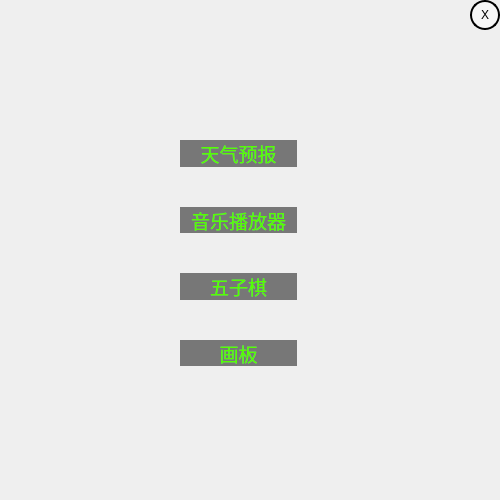
<?xml version="1.0" encoding="UTF-8"?>
<ui version="4.0">
 <class>choose</class>
 <widget class="QWidget" name="choose">
  <property name="geometry">
   <rect>
    <x>0</x>
    <y>0</y>
    <width>500</width>
    <height>500</height>
   </rect>
  </property>
  <property name="minimumSize">
   <size>
    <width>500</width>
    <height>500</height>
   </size>
  </property>
  <property name="maximumSize">
   <size>
    <width>779</width>
    <height>500</height>
   </size>
  </property>
  <property name="windowTitle">
   <string>Form</string>
  </property>
  <property name="windowIcon">
   <iconset resource="res.qrc">
    <normaloff>:/msg/菜单.png</normaloff>:/msg/菜单.png</iconset>
  </property>
  <widget class="QPushButton" name="pushButton">
   <property name="geometry">
    <rect>
     <x>470</x>
     <y>0</y>
     <width>30</width>
     <height>30</height>
    </rect>
   </property>
   <property name="minimumSize">
    <size>
     <width>30</width>
     <height>30</height>
    </size>
   </property>
   <property name="maximumSize">
    <size>
     <width>30</width>
     <height>30</height>
    </size>
   </property>
   <property name="styleSheet">
    <string notr="true">QPushButton {  
    background-color: rgba(255, 255, 255, 128); /* 半透明白色背景 */  
    border: 2px solid black; /* 黑色边框 */  
    border-radius: 15px; /* 圆形边框 */  
    padding: 5px; /* 内边距 */  
}  
QPushButton:hover {  
    background-color: rgba(255, 0, 0, 128); /* 鼠标悬停时变为半透明红色 */  
}  
QPushButton:pressed {  
    background-color: rgba(0, 0, 255, 128); /* 鼠标按下时变为半透明蓝色 */  
    border-style: inset; /* 按下时边框样式变为内嵌 */  
}</string>
   </property>
   <property name="text">
    <string>X</string>
   </property>
  </widget>
  <widget class="QWidget" name="layoutWidget">
   <property name="geometry">
    <rect>
     <x>180</x>
     <y>140</y>
     <width>117</width>
     <height>226</height>
    </rect>
   </property>
   <layout class="QVBoxLayout" name="verticalLayout">
    <property name="spacing">
     <number>40</number>
    </property>
    <item>
     <widget class="QPushButton" name="pushButton_2">
      <property name="font">
       <font>
        <family>Agency FB</family>
        <pointsize>14</pointsize>
       </font>
      </property>
      <property name="cursor">
       <cursorShape>PointingHandCursor</cursorShape>
      </property>
      <property name="styleSheet">
       <string notr="true">QPushButton {  
	
	color:rgb(85, 255, 0);
    background-color: rgba(0, 0, 0, 128);
    border: none; /* 去除边框 */  
}  
  
QPushButton:hover {  
	
	color: rgb(255, 0, 0);
    background-color: rgba(0, 0, 0, 50); /* 鼠标悬停时的背景色，半透明 */  
}  
  
QPushButton:pressed {  
    background-color: rgba(0, 0, 0, 100); /* 鼠标按下时的背景色，不透明 */  
}</string>
      </property>
      <property name="text">
       <string>天气预报</string>
      </property>
     </widget>
    </item>
    <item>
     <widget class="QPushButton" name="pushButton_3">
      <property name="font">
       <font>
        <family>Agency FB</family>
        <pointsize>14</pointsize>
       </font>
      </property>
      <property name="cursor">
       <cursorShape>PointingHandCursor</cursorShape>
      </property>
      <property name="styleSheet">
       <string notr="true">QPushButton {  
	
	color:rgb(85, 255, 0);
    background-color: rgba(0, 0, 0, 128);
    border: none; /* 去除边框 */  
}  
  
QPushButton:hover { 
	color: rgb(255, 0, 0); 
    background-color: rgba(0, 0, 0, 50); /* 鼠标悬停时的背景色，半透明 */  
}  
  
QPushButton:pressed {  
    background-color: rgba(0, 0, 0, 100); /* 鼠标按下时的背景色，不透明 */  
}</string>
      </property>
      <property name="text">
       <string>音乐播放器</string>
      </property>
     </widget>
    </item>
    <item>
     <widget class="QPushButton" name="pushButton_4">
      <property name="font">
       <font>
        <family>Agency FB</family>
        <pointsize>14</pointsize>
       </font>
      </property>
      <property name="cursor">
       <cursorShape>PointingHandCursor</cursorShape>
      </property>
      <property name="styleSheet">
       <string notr="true">QPushButton {  
	
	color:rgb(85, 255, 0);
    background-color: rgba(0, 0, 0, 128);
    border: none; /* 去除边框 */  
}  
  
QPushButton:hover { 
	color: rgb(255, 0, 0); 
    background-color: rgba(0, 0, 0, 50); /* 鼠标悬停时的背景色，半透明 */  
}  
  
QPushButton:pressed {  
    background-color: rgba(0, 0, 0, 100); /* 鼠标按下时的背景色，不透明 */  
}</string>
      </property>
      <property name="text">
       <string>五子棋</string>
      </property>
     </widget>
    </item>
    <item>
     <widget class="QPushButton" name="pushButton_5">
      <property name="font">
       <font>
        <family>Agency FB</family>
        <pointsize>14</pointsize>
       </font>
      </property>
      <property name="cursor">
       <cursorShape>PointingHandCursor</cursorShape>
      </property>
      <property name="styleSheet">
       <string notr="true">QPushButton {  
	
	color:rgb(85, 255, 0);
    background-color: rgba(0, 0, 0, 128); 
    border: none; /* 去除边框 */  
}  
  
QPushButton:hover { 
	color: rgb(255, 0, 0); 
    background-color: rgba(0, 0, 0, 50); /* 鼠标悬停时的背景色，半透明 */  
}  
  
QPushButton:pressed {  
    background-color: rgba(0, 0, 0, 100); /* 鼠标按下时的背景色，不透明 */  
}</string>
      </property>
      <property name="text">
       <string>画板</string>
      </property>
     </widget>
    </item>
   </layout>
  </widget>
 </widget>
 <resources>
  <include location="res.qrc"/>
 </resources>
 <connections/>
</ui>
